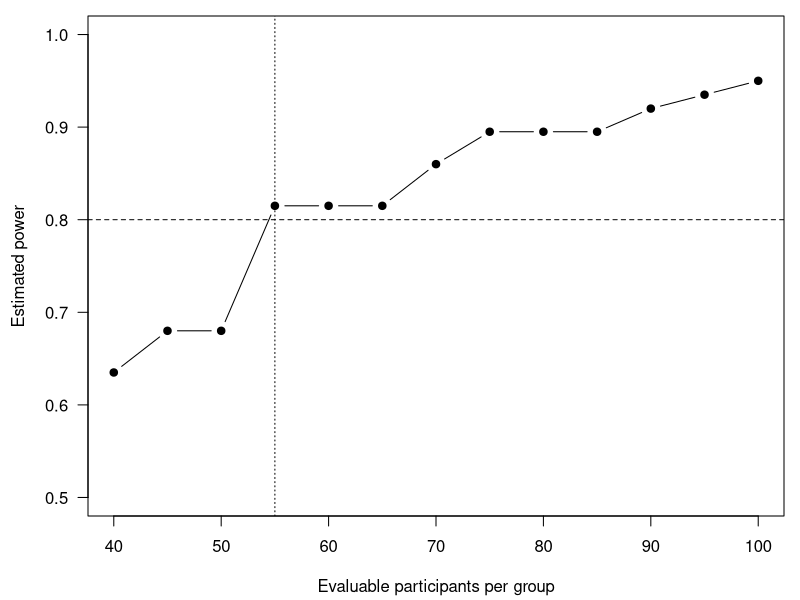

The R source for this figure:
## ---- chunk 1
#| label: setup
#| include: false
delta   <- 35     # smallest difference of clinical interest (m)
# REVIEW (issue 6, Minor): The SD and the loss come from a hospital registry of 2019–2021; the document does not say how they carry over to the trial, and gives the SD to the app arm without a source
sd_y    <- 90     # SD of 6MWD at 6 months (m)
# REVIEW (issue 1, Major): The evaluable sample size of 55 per group rests on a baseline–outcome correlation that is neither printed nor sourced
rho     <- 0.5    # correlation of baseline and 6-month 6MWD
alpha   <- 0.05
target  <- 0.80
dropout <- 0.20

pct <- function(x) sprintf("%.1f%%", 100 * x)
## ---- chunk 2
#| label: simulate-power
#| include: false
simulate_power <- function(n, n_sim = 200) {
  rejected <- logical(n_sim)
  for (i in seq_len(n_sim)) {
    arm      <- rep(c(0, 1), each = n)
    baseline <- rnorm(2 * n, mean = 380, sd = sd_y)
    outcome  <- 430 + rho * (baseline - 380) + delta * arm +
                rnorm(2 * n, sd = sd_y * sqrt(1 - rho^2))
    # REVIEW (issue 7, Minor): How the supervised physiotherapy is delivered is not stated, and neither the calculation nor the planned ANCOVA allows for outcomes clustering by physiotherapist
    fit   <- lm(outcome ~ arm + baseline)
    t_arm <- coef(summary(fit))["arm", "t value"]
    # REVIEW (issue 2, Major): The simulation tests one-sided at 5% where Table 1 and the text state a two-sided 5% test, and every printed number comes from the one-sided rule
    rejected[i] <- pt(t_arm, df = fit$df.residual, lower.tail = FALSE) < alpha
  }
  mean(rejected)
}

set.seed(20260108)
grid        <- seq(40, 100, by = 5)
power_raw   <- vapply(grid, simulate_power, numeric(1))
# REVIEW (issue 9, Minor): Figure 1 plots a running maximum of the simulated power, not the estimates its caption names
power_curve <- cummax(power_raw)
# REVIEW (issue 3, Major): The chosen sample size and its 81.5% power rest on one 200-trial estimate per grid point and on taking the first point to reach 80%
n_evaluable <- grid[which(power_curve >= target)[1]]
power_at    <- power_curve[grid == n_evaluable]
# REVIEW (issue 4, Major): The dropout allowance multiplies by 1.2 instead of dividing by 0.8, so 66 randomised per group leave 52.8 evaluable at the stated 20% loss
n_rand      <- ceiling(n_evaluable * (1 + dropout))
## ---- chunk 3
#| label: ttest-comparison
#| include: false
n_ttest <- ceiling(power.t.test(delta = delta, sd = sd_y, power = target)$n)
## ---- chunk 4
#| label: fig-power
#| fig-cap: "Estimated power by number of evaluable participants per group (200 simulated trials per sample size). Dashed line: 80% power; dotted line: chosen sample size."
#| fig-width: 6
#| fig-height: 3.4
par(mar = c(4.2, 4.4, 0.8, 0.8))
plot(grid, power_curve, type = "b", pch = 19, ylim = c(0.5, 1), las = 1,
     xlab = "Evaluable participants per group", ylab = "Estimated power")
abline(h = target, lty = 2)
abline(v = n_evaluable, lty = 3)
